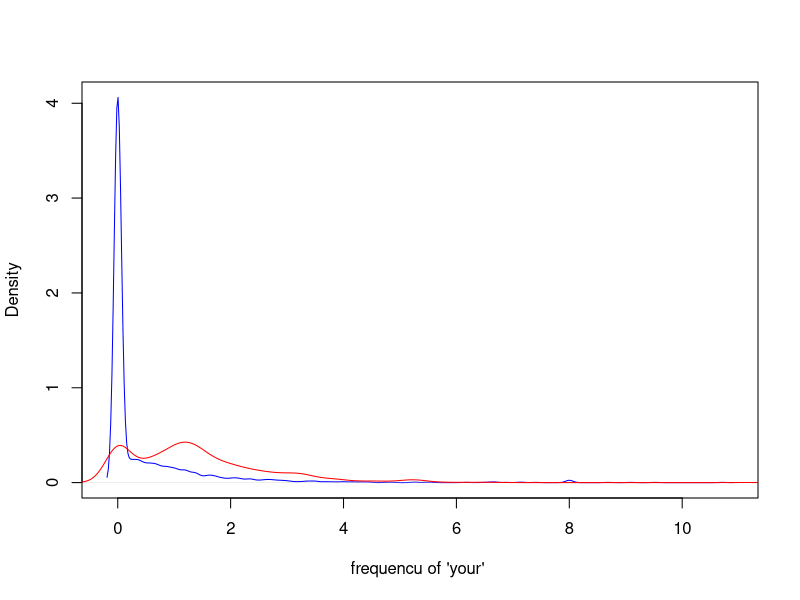
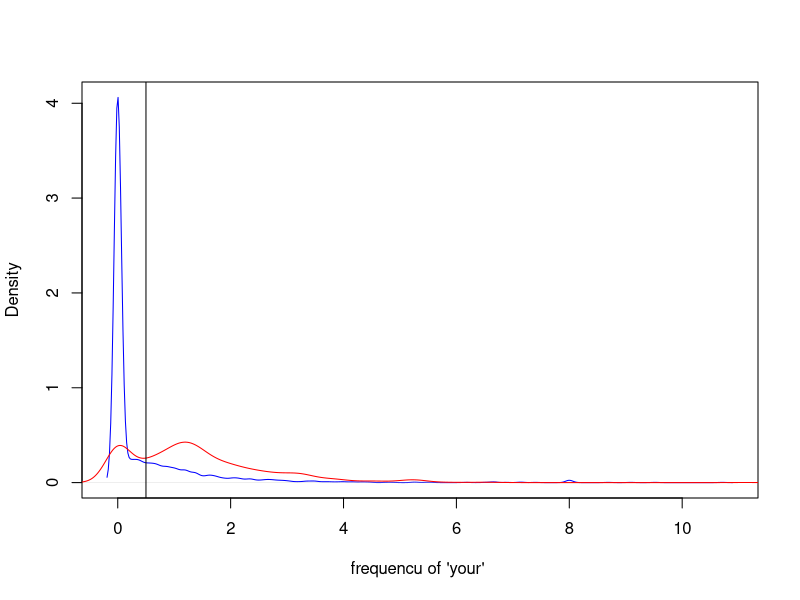

Source code (R) for these figures, in order:
#package kerlab,ml datasets 

library(kernlab)
library(tidyverse)
data(spam)
spam%>%
  head()

#this datasets are whole bunch of characters plus a type whether it is a spam or not 

#money and credit might be spam email so doing a density plot, spam=red, non-spam=blue 
# density of world "yours" appearance 
 

plot(density(spam$your[spam$type=="nonspam"]),
     col="blue",main="",xlab="frequencu of 'your' ")
lines(density(spam$your[spam$type=="spam"]),col="red"
      )

#build algorithm, cut off c=0.5  

plot(density(spam$your[spam$type=="nonspam"]),
     col="blue",main="",xlab="frequencu of 'your' ")
lines(density(spam$your[spam$type=="spam"]),col="red"
)
abline(v = 0.5,col="black")

# everything above 0.5 is spam and less than 0.5 is nonspam 

prediction <- ifelse(spam$your >0.5, "spam","nonspam" )
table(prediction)

# nonspam is 2580, and spam is 2021 

table(prediction,spam$type)

#2788 spam and 1813 not spam 
spam%>%
  pull(type)%>%
  summary()

# out of 2580, 2112 are right, 468 are wrong 
prediction <- ifelse(spam$your >0.5, "spam","nonspam" )
table(prediction,spam$type)
